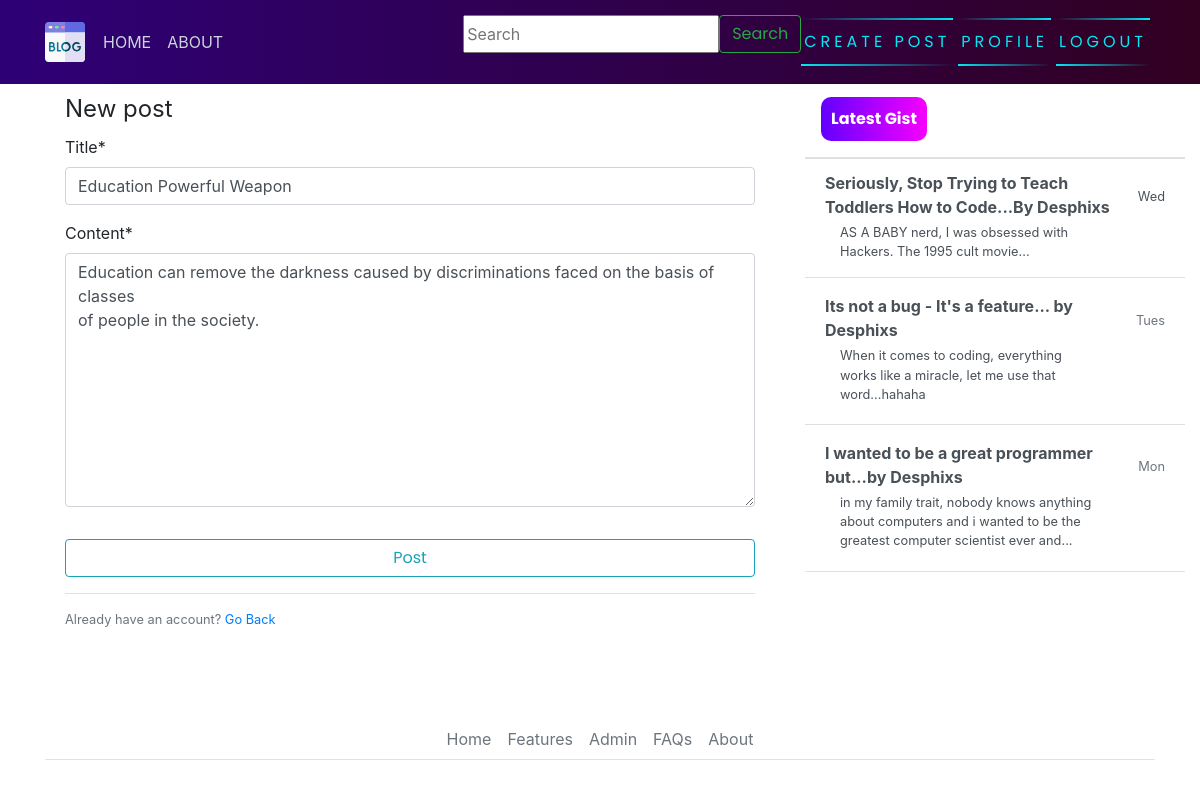
The page /post/6/update (signed in) on the database its author committed.
### blogapp/models.py (models this page shows, shortened)
class Post(models.Model):
	title=models.CharField(max_length=200)
	content=models.TextField()
	date_posted=models.DateTimeField(default=timezone.now)
	author=models.ForeignKey(User,on_delete=models.CASCADE)

### blogapp/views.py (the view, shortened to what this page needs)
# urls.py: path('post/<int:pk>/update', PostUpdateView.as_view(), name="blog-update"),
class PostUpdateView(LoginRequiredMixin, UserPassesTestMixin, UpdateView):
    model = Post
    fields = ['title', 'content']
    template_name = 'blog/post_form.html'
    def test_func(self):
        post = self.get_object()
        if self.request.user == post.author:
            return True
        return False

### templates/blog/post_form.html (shortened to what this page needs)
{% extends 'blog/base.html' %}
{% load crispy_forms_tags %}
{% block content %}
    <div class="content-section">
        <form action="" method="post">
            <fieldset class="form-group">
                <legend claass="border-bottom mb-4">New post</legend>
                {{ form|crispy }}
            </fieldset>
            <div class="form-group">
                <button class="btn btn-outline-info" type="submit">Post</button>
            </div>
        </form>
        <div class="border-top pt-3">
            <small class="text-muted">Already have an account? <a href="{% url 'login' %}">Go Back</a></small>
        </div>
    </div>
{% endblock content %}

### static/blog/main.css (style rules this page uses)
body { background-color: light gray; margin-top: 5rem; background-size: contain; background-repeat: no-repeat; }
.content-section { background: #ffffff; padding: 10px 20px; border-radius: 10px; margin-bottom: 20px; }
button { font-family: 'Poppins', sans-serif; border: none; outline: 0; display: inline-block; padding: 8px; color: white; background-color: #000; text-align: center; cursor: pointer; width: 100%; font-size: 18px; transition: 1s; background: linear-gradient(270deg, rgb(247, 0, 255) 0%, rgb(98, 0, 255) 100%); }

### rows shown on the page
Post: title "Education Powerful Weapon", content "Education can remove the darkness caused by discriminations faced on the basis of classes of people in the society."
